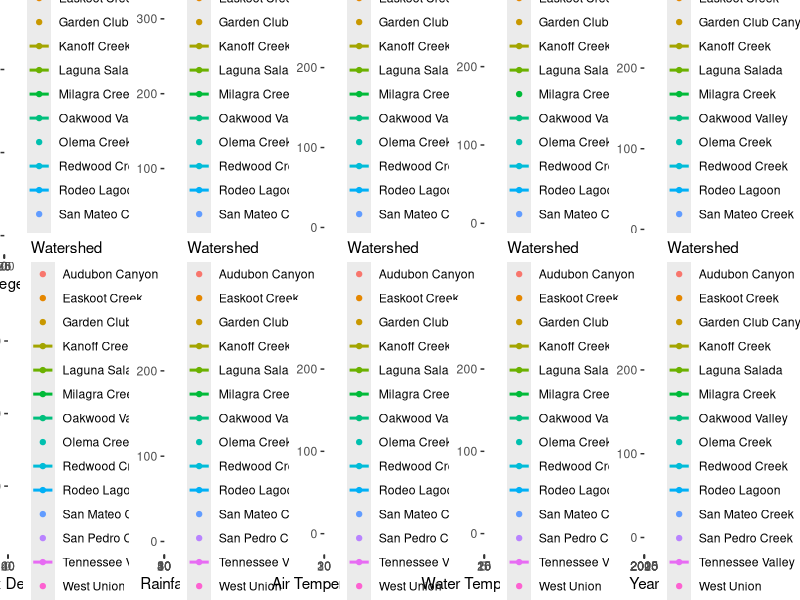
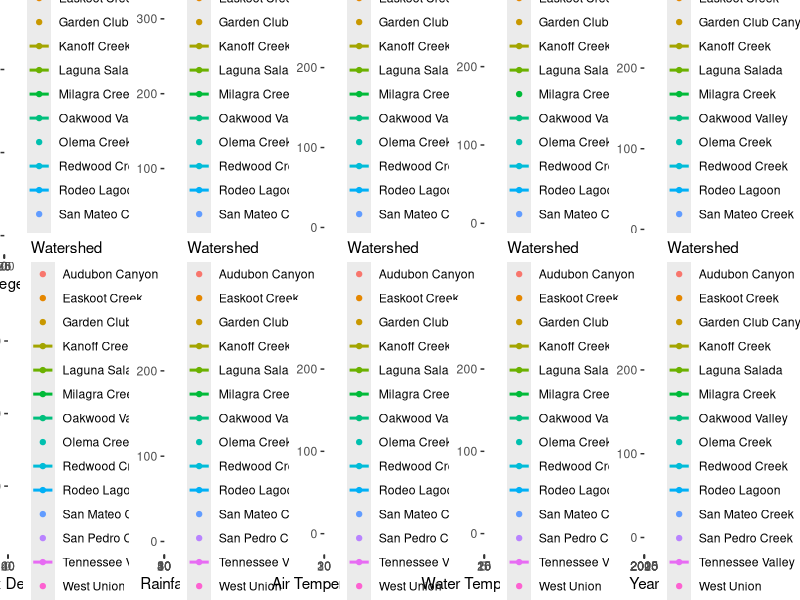

These figures' R source, in order:
# plots of covariate raw data between years
library(ggplot2)
library(tidyverse)
library(cowplot)

setwd(here::here("code"))
between_year_data <- read_csv(here::here("data", "between_year_data.csv"))

#### summary data table ####
summary_table_data <- read_csv(here::here("data", "filtered_raw_data.csv"))


#### mean_percent_emerg ####
# emergent vegetation vs. egg masses
emergent_plot <- between_year_data %>% 
  ggplot(aes(x=mean_percent_emerg, y=num_egg_masses, color=Watershed)) +
  geom_point() +
  geom_smooth(se=FALSE) +
  xlab("Emergent Vegetation (%)") +
  ylab(NULL)

  # emergent vs. time
emergent_BRD_plot <- between_year_data %>% 
  ggplot(aes(x=BRDYEAR, y=mean_percent_emerg, color=Watershed)) +
  geom_point() +
  geom_smooth()

#### mean_percent_sub ####
# submerg vs. egg masses
submergent_plot <- between_year_data %>% 
  ggplot(aes(x=mean_percent_sub, y=num_egg_masses, color=Watershed)) +
  geom_point() +
  geom_smooth(se=FALSE) +
  xlab("Submergent Vegetation (%)")  +
  ylab(NULL) + 
  ylim(c(0,300))

## submerg vs. time
subemergent_BRD_plot <- between_year_data %>% 
  ggplot(aes(x=BRDYEAR, y=mean_percent_sub, color=Watershed)) +
  geom_point() +
  geom_smooth()

#### mean_percent_water ####
# open water vs. egg masses
open_water_plot <- between_year_data %>% 
  ggplot(aes(x=mean_percent_water, y=num_egg_masses, color=Watershed)) +
  geom_point() +
  geom_smooth(se=FALSE) +
  xlab("Open Water (%)") +
  ylab(NULL)

## open water vs. time
open_water_BRD_plot <- between_year_data %>% 
  ggplot(aes(x=BRDYEAR, y=mean_percent_water, color=Watershed)) +
  geom_point() +
  geom_smooth()

#### interpolated_canopy ####
# canopy vs. egg masses
canopy_plot <- between_year_data %>% 
  ggplot(aes(x=interpolated_canopy, y=num_egg_masses, color=Watershed)) +
  geom_point() +
  geom_smooth(se=FALSE) +
  xlab("Canopy (%)") +
  ylab(NULL)

## canopy vs. time
canopy_BRD_plot <- between_year_data %>% 
  ggplot(aes(x=BRDYEAR, y=interpolated_canopy, color=Watershed)) +
  geom_point() +
  geom_smooth()

#### yearly_rain ####
# yearly rain vs. egg masses
rain_plot <- between_year_data %>% 
  ggplot(aes(x=yearly_rain, y=num_egg_masses, color=Watershed)) +
  geom_point() +
  geom_smooth(se=FALSE) +
  xlab("Rainfall") +
  ylab(NULL) 

## yearly rain vs. time
rain_BRD_plot <- between_year_data %>% 
  ggplot(aes(x=BRDYEAR, y=yearly_rain, color=Watershed)) +
  geom_point() +
  geom_smooth()

#### mean_max_depth ####
# mean_max_depth vs. egg masses
mean_max_depth_plot <- between_year_data %>% 
  ggplot(aes(x=mean_max_depth, y=num_egg_masses, color=Watershed)) +
  geom_point() +
  geom_smooth(se=FALSE) +
  xlab("Mean Max Depth") +
  ylab(NULL)

## mean_max_depth vs. time
mean_max_depth_BRD_plot <- between_year_data %>% 
  ggplot(aes(x=BRDYEAR, y=mean_max_depth, color=Watershed)) +
  geom_point() +
  geom_smooth()

#### max_depth ####
# max_depth vs. egg masses
max_depth_plot <- between_year_data %>% 
  ggplot(aes(x=max_depth, y=num_egg_masses, color=Watershed)) +
  geom_point() +
  geom_smooth(se=FALSE) +
  xlab("Max Depth") +
  ylab(NULL)

## max_depth vs. time
max_depth_BRD_plot <- between_year_data %>% 
  ggplot(aes(x=BRDYEAR, y=max_depth, color=Watershed)) +
  geom_point() +
  geom_smooth()

#### AirTemp ####
# AirTemp vs. egg masses
AirTemp_plot <- between_year_data %>% 
  ggplot(aes(x=AirTemp, y=num_egg_masses, color=Watershed)) +
  geom_point() +
  geom_smooth(se=FALSE) +
  xlab("Air Temperature") +
  ylab(NULL)

## AirTemp vs. time
AirTemp_BRD_plot <- between_year_data %>% 
  ggplot(aes(x=BRDYEAR, y=AirTemp, color=Watershed)) +
  geom_point() +
  geom_smooth()

#### WaterTemp ####
# WaterTemp vs. egg masses
WaterTemp_plot <- between_year_data %>% 
  ggplot(aes(x=WaterTemp, y=num_egg_masses, color=Watershed)) +
  geom_point() +
  geom_smooth(se=FALSE) +
  xlab("Water Temperature") +
  ylab(NULL)

## WaterTemp vs. time
WaterTemp_BRD_plot <- between_year_data %>% 
  ggplot(aes(x=BRDYEAR, y=WaterTemp, color=Watershed)) +
  geom_point() +
  geom_smooth()

#### mean_salinity:CoastalSite ####
#TODO: do these look right?
coastal_between_year_data <- between_year_data %>% 
  filter(CoastalSite == TRUE)

# mean_salinity vs. egg masses
mean_salinity_plot <- coastal_between_year_data %>% 
  ggplot(aes(x=mean_salinity, y=num_egg_masses)) +
  geom_point(aes(color=Watershed)) +
  geom_smooth(se=FALSE) +
  xlab("Mean Salinity (Coastal)") +
  ylab(NULL) +
  ylim(0,150)

## mean_salinity vs. time
mean_salinity_BRD_plot <- coastal_between_year_data %>% 
  ggplot(aes(x=BRDYEAR, y=mean_salinity, color=Watershed)) +
  geom_point() +
  geom_smooth()

#### max_salinity:CoastalSite ####
# max_salinity vs. egg masses
max_salinity_plot <- coastal_between_year_data %>% 
  ggplot(aes(x=max_salinity, y=num_egg_masses)) +
  geom_point(aes(color=Watershed)) +
  geom_smooth(se=FALSE) +
  xlab("Max Salinity (Coastal)") +
  ylab(NULL) +
  ylim(0,150)

## max_salinity vs. time
max_salinity_BRD_plot <- coastal_between_year_data %>% 
  ggplot(aes(x=BRDYEAR, y=max_salinity, color=Watershed)) +
  geom_point() +
  geom_smooth()

#### year ####
# year vs. egg masses
egg_BRD_plot <- between_year_data %>% 
  ggplot(aes(x=BRDYEAR, y=num_egg_masses, color=Watershed)) +
  geom_point() +
  geom_smooth(se=FALSE) +
  xlab("Year") +
  ylab(NULL)


#### combined output with egg masses####
# # saved in Ouput folder
# plot_grid(emergent_plot, submergent_plot, open_water_plot, canopy_plot, rain_plot, mean_max_depth_plot, max_depth_plot, AirTemp_plot, WaterTemp_plot, mean_salinity_plot, max_salinity_plot, egg_BRD_plot, nrow=4)


# without salinity or depth
plot_grid(emergent_plot, submergent_plot, open_water_plot, canopy_plot,mean_max_depth_plot, max_depth_plot, rain_plot, AirTemp_plot, WaterTemp_plot, egg_BRD_plot, nrow=2)

ggsave('covariate plot by watershed.png', width = 30, height = 10, units = "in", path = "~/Documents/Berkeley/junior 2023-24/spring24/frog job/CRLF2/Output")
